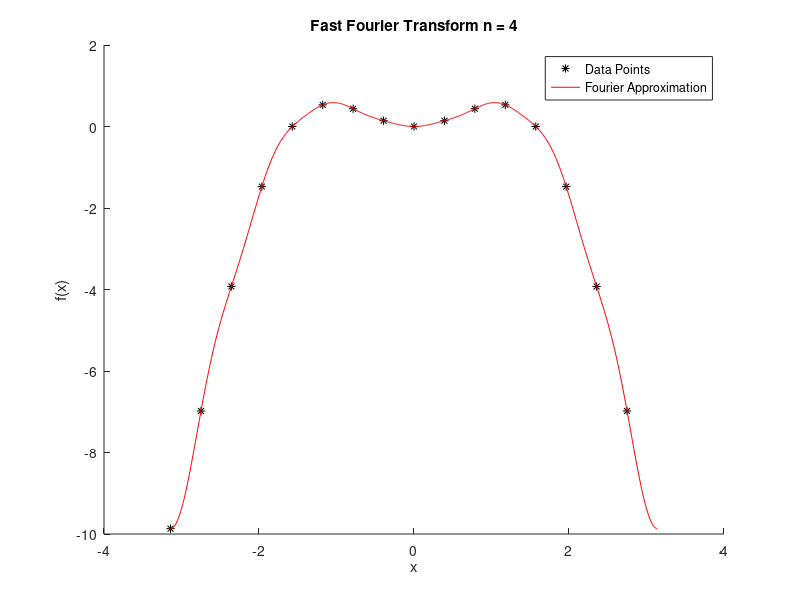

Write MATLAB code to recreate this figure.
%Initial Variables
n = 4;
s1 = 0;
m = 2 * n;
finex = -pi:0.01:pi;
xdata = -pi:(pi / m):(pi - pi / m);
ydata = xdata.^2 .* cos(xdata);

%Fast Fourier Transform
newy = fftshift(ydata);
d = fft(newy);
newd = fftshift(d);

%Basis Functions - Reduce Oscillations
for k=-m:(m - 1)
    s1 = s1 + newd(m + k + 1) * exp(1i * k * finex);
end

%Complete Reduced Oscillation Basis Function
s1 = s1 / (2 * m);

%Plot
hold on;
plot(xdata, ydata, 'k*');
plot(finex, s1, 'r');
xlabel('x');
ylabel('f(x)');
title('Fast Fourier Transform n = 4');
legend('Data Points', 'Fourier Approximation', 'location', 'best');
hold off;